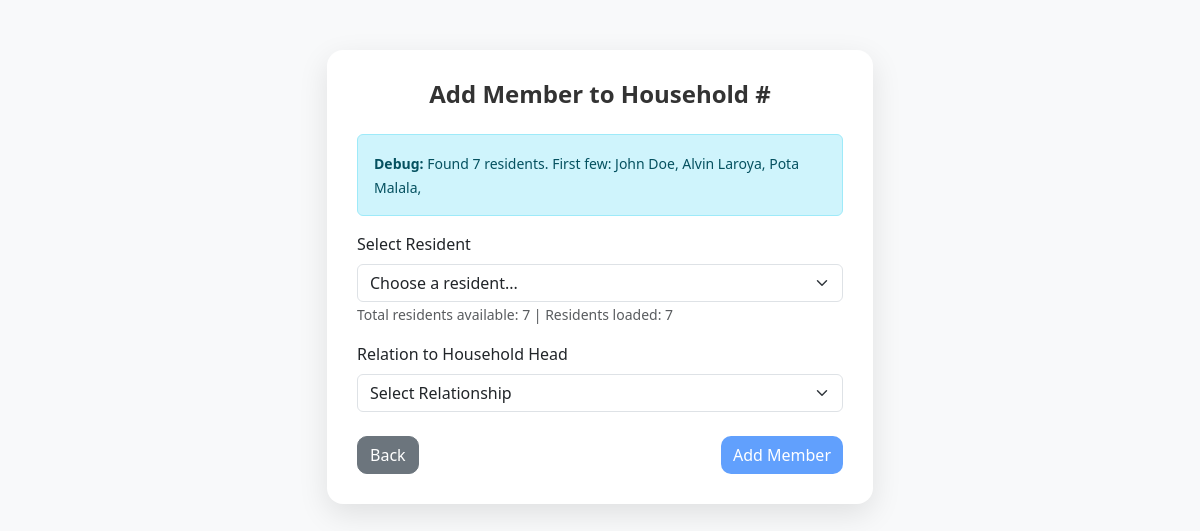
The page /households/add_member.php on the database its author committed.
### tables this page shows
CREATE TABLE `residents` (
  `id` int(11) NOT NULL,
  `first_name` varchar(50) DEFAULT NULL,
  `middle_name` varchar(50) DEFAULT NULL,
  `last_name` varchar(50) DEFAULT NULL,
  `suffix` varchar(10) DEFAULT NULL,
  `gender` enum('Male','Female') DEFAULT NULL,
  `birthdate` date DEFAULT NULL,
  `age` int(11) DEFAULT NULL,
  `civil_status` varchar(20) DEFAULT NULL,
  `citizenship` varchar(50) DEFAULT NULL,
  `religion` varchar(50) DEFAULT NULL,
  `occupation` varchar(100) DEFAULT NULL,
  `purok` varchar(50) DEFAULT NULL,
  `voter_status` enum('Yes','No') DEFAULT NULL,
  `is_4ps` enum('Yes','No') DEFAULT NULL,
  `contact` varchar(20) DEFAULT NULL,
  `email` varchar(100) DEFAULT NULL,
  `address` text DEFAULT NULL,
  `date_registered` datetime DEFAULT current_timestamp(),
  `id_picture` longblob DEFAULT NULL,
  `id_picture_type` varchar(50) NOT NULL
);

### households/add_member.php (the view, shortened to what this page needs)
<?php
include '../config.php';
$household_id = $_GET['household_id'];
$residents_query = "SELECT id, first_name, middle_name, last_name, birthdate, gender, occupation FROM residents ORDER BY last_name, first_name";
$residents_result = $conn->query($residents_query);
if ($residents_result === false) {
    $error_message = "Error fetching residents: " . $conn->error;
    $total_residents = 0;
    $residents_array = [];
} else {
    $total_residents = $residents_result->num_rows;
    $residents_array = [];
    while ($row = $residents_result->fetch_assoc()) {
        $residents_array[] = $row;
    }
}
?>
<!DOCTYPE html>
<html lang="en">
<head>
    <link href="https://cdn.jsdelivr.net/npm/bootstrap@5.3.0/dist/css/bootstrap.min.css" rel="stylesheet">
</head>
<body>
<div class="container">
    <div class="row justify-content-center">
        <div class="col-md-8 col-lg-6">
            <div class="form-card">
                <h4 class="form-title">Add Member to Household #<?= htmlspecialchars($household_id) ?></h4>
                <?php if ($total_residents == 0): ?>
                    <div class="alert alert-warning" role="alert">
                        <strong>No residents found!</strong> You need to add residents to the system before you can add them to households.
                        <br><a href="../residents/add.php" class="btn btn-sm btn-primary mt-2">Add New Resident</a>
                    </div>
                <?php elseif ($total_residents > 0 && count($residents_array) > 0): ?>
                    <div class="alert alert-info" role="alert">
                        <small><strong>Debug:</strong> Found <?= $total_residents ?> residents. First few:
                        <?php
                        $first_few = array_slice($residents_array, 0, 3);
                        foreach ($first_few as $r) {
                            echo htmlspecialchars($r['first_name'] . ' ' . $r['last_name']) . ', ';
                        }
                        ?>
                        </small>
                    </div>
                <?php endif; ?>
                <form method="POST" id="memberForm">
                    <div class="mb-3">
                        <label class="form-label">Select Resident</label>
                        <select name="resident_id" class="form-select" id="residentSelect" required onchange="updateResidentInfo()">
                            <option value="">Choose a resident...</option>
                        </select>
                        <small class="form-text text-muted">
                            Total residents available: <?= $total_residents ?>
                            <?php if ($total_residents == 0): ?>
                                | <a href="../residents/add.php" target="_blank">Add a resident first</a>
                                | <a href="../debug_residents.php" target="_blank">Debug residents table</a>
                            <?php else: ?>
                                | Residents loaded: <?= count($residents_array) ?>
                            <?php endif; ?>
                        </small>
                    </div>
                    <div class="mb-4">
                        <label class="form-label">Relation to Household Head</label>
                        <select name="relation" class="form-select" required>
                            <option value="">Select Relationship</option>
                        </select>
                    </div>
                    <div class="d-flex justify-content-between">
                        <a href="view.php?id=<?= $household_id ?>" class="btn btn-secondary">Back</a>
                        <button type="submit" class="btn btn-primary" id="submitBtn" disabled>Add Member</button>
                    </div>
                </form>
            </div>
        </div>
    </div>
</div>
</body>
</html>

### households/add_member.php (style rules this page uses)
body { background: #f8f9fa; font-family: 'Segoe UI', sans-serif; }
.form-card { background: #ffffff; border-radius: 16px; padding: 30px; box-shadow: 0 10px 30px rgba(0,0,0,0.1); margin-top: 50px; }
.form-title { font-weight: 600; margin-bottom: 25px; text-align: center; color: #333; }
.btn-primary { background-color: #2575fc; border: none; border-radius: 10px; }
.btn-secondary { border-radius: 10px; }

### rows shown on the page
residents: first_name+last_name "John Doe"
residents: first_name+last_name "Alvin Laroya"
residents: first_name+last_name "Pota Malala"

### other values the page prints
$total_residents "7"
count($residents_array) "7"
